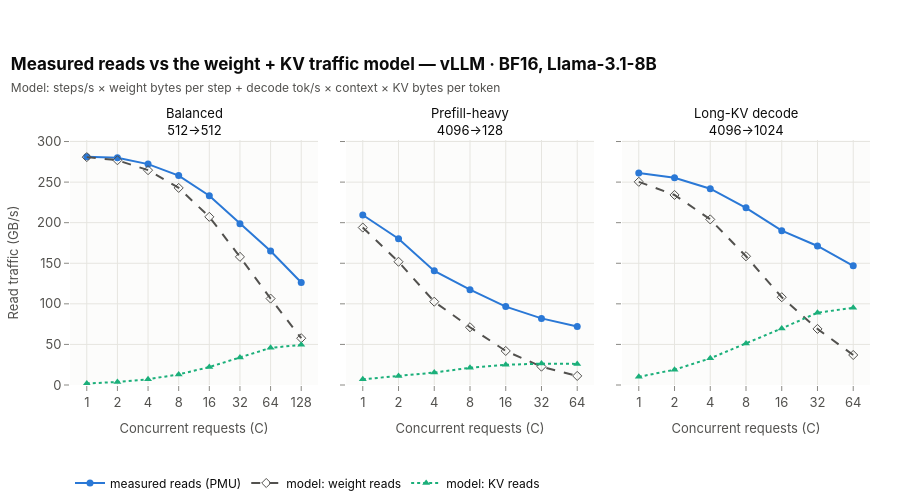

Here is the notebook cell this chart was saved with:
### Markdown cell above
**Interpretation.** The first link of the hypothesis holds for vLLM (more concurrency → much more throughput) but
the next one does not hold for either backend: **total memory traffic is highest with one request and falls as
concurrency rises**, and no configuration approaches the sustainable bandwidth. Concurrency moves serving towards
compute-bound operation, not towards HBM saturation. Section 2 explains why.

## 2. What the traffic consists of

### Code cell
vllm_id = registry.configurations_frame().query("backend == 'vllm' and precision == 'bf16'")["configuration_id"].iloc[0]
fig = plots.traffic_components(primary[primary["workload"].isin(["balanced", "kvdecode", "prefill"])], vllm_id,
                               title=f"Measured reads vs the weight + KV traffic model — {registry.configuration_label(vllm_id)}, "
                                     f"{registry.model_label(MODEL)}",
                               subtitle="Model: steps/s × weight bytes per step + decode tok/s × context × KV bytes per token")
fig.show()
export_figure(fig, "memory_traffic_components", source=NOTEBOOK,
              caption="vLLM measured read traffic vs modelled weight and KV read terms across concurrency (8B).")

### Figure 1 — Plotly figure (JSON) as saved in the notebook; plotly's stock layout.template omitted (floating-point values rounded to 4 significant figures)
{"data": [{"hovertemplate": "measured reads (PMU)<br>C = %{x}<br>%{y:.0f} GB/s<extra></extra>", "legendgroup": "measured reads (PMU)", "line": {"color": "#2a78d6", "dash": "solid", "width": 2}, "marker": {"color": "#2a78d6", "size": 7, "symbol": "circle"}, "mode": "lines+markers", "name": "measured reads (PMU)", "showlegend": true, "type": "scatter", "x": [1, 2, 4, 8, 16, 32, 64, 128], "xaxis": "x", "y": [281.4, 280.1, 272.2, 258.0, 233.2, 198.7, 165.2, 126.2], "yaxis": "y"}, {"hovertemplate": "model: weight reads<br>C = %{x}<br>%{y:.0f} GB/s<extra></extra>", "legendgroup": "model: weight reads", "line": {"color": "#52514e", "dash": "dash", "width": 2}, "marker": {"color": "#52514e", "size": 7, "symbol": "diamond-open"}, "mode": "lines+markers", "name": "model: weight reads", "showlegend": true, "type": "scatter", "x": [1, 2, 4, 8, 16, 32, 64, 128], "xaxis": "x", "y": [280.8, 276.9, 264.7, 242.8, 207.2, 157.9, 106.5, 57.64], "yaxis": "y"}, {"hovertemplate": "model: KV reads<br>C = %{x}<br>%{y:.0f} GB/s<extra></extra>", "legendgroup": "model: KV reads", "line": {"color": "#1baf7a", "dash": "dot", "width": 2}, "marker": {"color": "#1baf7a", "size": 7, "symbol": "triangle-up"}, "mode": "lines+markers", "name": "model: KV reads", "showlegend": true, "type": "scatter", "x": [1, 2, 4, 8, 16, 32, 64, 128], "xaxis": "x", "y": [1.88, 3.708, 7.095, 13.02, 22.14, 33.92, 45.78, 49.44], "yaxis": "y"}, {"hovertemplate": "measured reads (PMU)<br>C = %{x}<br>%{y:.0f} GB/s<extra></extra>", "legendgroup": "measured reads (PMU)", "line": {"color": "#2a78d6", "dash": "solid", "width": 2}, "marker": {"color": "#2a78d6", "size": 7, "symbol": "circle"}, "mode": "lines+markers", "name": "measured reads (PMU)", "showlegend": false, "type": "scatter", "x": [1, 2, 4, 8, 16, 32, 64], "xaxis": "x2", "y": [209.4, 180.2, 140.6, 117.4, 96.59, 82.04, 72.03], "yaxis": "y2"}, {"hovertemplate": "model: weight reads<br>C = %{x}<br>%{y:.0f} GB/s<extra></extra>", "legendgroup": "model: weight reads", "line": {"color": "#52514e", "dash": "dash", "width": 2}, "marker": {"color": "#52514e", "size": 7, "symbol": "diamond-open"}, "mode": "lines+markers", "name": "model: weight reads", "showlegend": false, "type": "scatter", "x": [1, 2, 4, 8, 16, 32, 64], "xaxis": "x2", "y": [194.0, 151.8, 102.6, 71.14, 41.94, 22.61, 11.19], "yaxis": "y2"}, {"hovertemplate": "model: KV reads<br>C = %{x}<br>%{y:.0f} GB/s<extra></extra>", "legendgroup": "model: KV reads", "line": {"color": "#1baf7a", "dash": "dot", "width": 2}, "marker": {"color": "#1baf7a", "size": 7, "symbol": "triangle-up"}, "mode": "lines+markers", "name": "model: KV reads", "showlegend": false, "type": "scatter", "x": [1, 2, 4, 8, 16, 32, 64], "xaxis": "x2", "y": [7.001, 11.2, 15.33, 21.23, 24.87, 26.35, 25.99], "yaxis": "y2"}, {"hovertemplate": "measured reads (PMU)<br>C = %{x}<br>%{y:.0f} GB/s<extra></extra>", "legendgroup": "measured reads (PMU)", "line": {"color": "#2a78d6", "dash": "solid", "width": 2}, "marker": {"color": "#2a78d6", "size": 7, "symbol": "circle"}, "mode": "lines+markers", "name": "measured reads (PMU)", "showlegend": false, "type": "scatter", "x": [1, 2, 4, 8, 16, 32, 64], "xaxis": "x3", "y": [261.1, 255.3, 241.8, 218.3, 190.2, 171.3, 146.9], "yaxis": "y3"}, {"hovertemplate": "model: weight reads<br>C = %{x}<br>%{y:.0f} GB/s<extra></extra>", "legendgroup": "model: weight reads", "line": {"color": "#52514e", "dash": "dash", "width": 2}, "marker": {"color": "#52514e", "size": 7, "symbol": "diamond-open"}, "mode": "lines+markers", "name": "model: weight reads", "showlegend": false, "type": "scatter", "x": [1, 2, 4, 8, 16, 32, 64], "xaxis": "x3", "y": [250.3, 234.2, 204.0, 158.6, 108.1, 69.09, 36.97], "yaxis": "y3"}, {"hovertemplate": "model: KV reads<br>C = %{x}<br>%{y:.0f} GB/s<extra></extra>", "legendgroup": "model: KV reads", "line": {"color": "#1baf7a", "dash": "dot", "width": 2}, "marker": {"color": "#1baf7a", "size": 7, "symbol": "triangle-up"}, "mode": "lines+markers", "name": "model: KV reads", "showlegend": false, "type": "scatter", "x": [1, 2, 4, 8, 16, 32, 64], "xaxis": "x3", "y": [10.07, 18.84, 32.85, 51.1, 69.76, 89.03, 95.2], "yaxis": "y3"}], "layout": {"annotations": [{"font": {"color": "#0b0b0b", "size": 13}, "showarrow": false, "text": "Balanced<br>512→512", "x": 0.155, "xanchor": "center", "xref": "paper", "y": 1.0, "yanchor": "bottom", "yref": "paper"}, {"font": {"color": "#0b0b0b", "size": 13}, "showarrow": false, "text": "Prefill-heavy<br>4096→128", "x": 0.5, "xanchor": "center", "xref": "paper", "y": 1.0, "yanchor": "bottom", "yref": "paper"}, {"font": {"color": "#0b0b0b", "size": 13}, "showarrow": false, "text": "Long-KV decode<br>4096→1024", "x": 0.845, "xanchor": "center", "xref": "paper", "y": 1.0, "yanchor": "bottom", "yref": "paper"}], "height": 500, "title": {"text": "<b>Measured reads vs the weight + KV traffic model — vLLM · BF16, Llama-3.1-8B</b><br><span style='font-size:12px;color:#52514e'>Model: steps/s × weight bytes per step + decode tok/s × context × KV bytes per token</span>"}, "xaxis": {"anchor": "y", "domain": [0.0, 0.31], "ticktext": ["1", "2", "4", "8", "16", "32", "64", "128"], "tickvals": [1, 2, 4, 8, 16, 32, 64, 128], "title": {"text": "Concurrent requests (C)"}, "type": "log"}, "xaxis2": {"anchor": "y2", "domain": [0.345, 0.655], "ticktext": ["1", "2", "4", "8", "16", "32", "64", "128"], "tickvals": [1, 2, 4, 8, 16, 32, 64, 128], "title": {"text": "Concurrent requests (C)"}, "type": "log"}, "xaxis3": {"anchor": "y3", "domain": [0.69, 1.0], "ticktext": ["1", "2", "4", "8", "16", "32", "64", "128"], "tickvals": [1, 2, 4, 8, 16, 32, 64, 128], "title": {"text": "Concurrent requests (C)"}, "type": "log"}, "yaxis": {"anchor": "x", "domain": [0.0, 1.0], "rangemode": "tozero", "title": {"text": "Read traffic (GB/s)"}}, "yaxis2": {"anchor": "x2", "domain": [0.0, 1.0], "matches": "y", "rangemode": "tozero", "showticklabels": false}, "yaxis3": {"anchor": "x3", "domain": [0.0, 1.0], "matches": "y", "rangemode": "tozero", "showticklabels": false}}}
